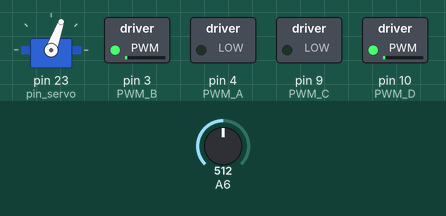
The sketch below on a simulated Arduino Mega 2560, built with avr-gcc and run on an emulated ATmega2560. Parts: servo, switched loads named in the sketch (green lamp = pin HIGH). The test bench sets the inputs (shaded band); at power-on: A6 = 512. Pins used as bus, display or sensor lines are not drawn; what the sketch prints to the serial monitor is not drawn.

Above: at 0.1 s.
Timing chart, 0 to 1.6 s (numbered marks = the images above):
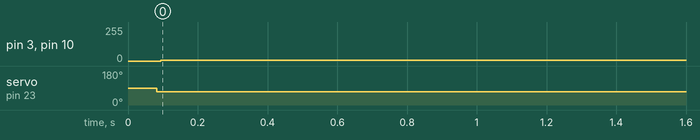

Measured:
- by itself, pin 3 (PWM_B), pin 10 (PWM_D): 0/255 → 4/255 at 0.09 s
- by itself, servo on pin 23 (pin_servo): 90° → 70° at 0.08 s

The sketch:

natcar_v1.8.ino
```cpp
#include <Servo.h>
Servo myservo;

//Pin defination
int pin_AO = 22;
int pin_CLK = 20;
int pin_SI = 21;
int pin_servo = 23;
int left_inductor_pin = 19;
int center_inductor_pin = 18;
int right_inductor_pin = 17;
int PWM_A = 4;
int PWM_B = 3;
int PWM_C = 9;
int PWM_D = 10;


//Speed Parameters
const int topSpeed = 120;


//Steering Parameters
float skp = 1;//speed Kp
float skd = 0;//speed Kd

float kp = 0.9;//angle Kp
float kd = 0;//angle Kd
const int midPosition = 45;
const int range = 25;

float angle;
float prev_angle = 45;

int left;
int right;
int prevl;
int prevr;

//Cam setting
int CAM_state;
int pixels[128];
int CAMmid = 58;
int CAM_position;
int PRE_CAM_positionl;

void setup()
{
  pinMode(PWM_A, OUTPUT);
  pinMode(PWM_B, OUTPUT);
  pinMode(pin_CLK, OUTPUT);
  pinMode(pin_SI,OUTPUT);
  pinMode(pin_AO, INPUT);
  pinMode(pin_servo, OUTPUT);
  Serial.begin(9600);
  myservo.attach(pin_servo);
  left = 0;
  right = 0;
}


void loop()
{
  initialCam();
  readCam();
  CamPos();
  ServoControl();
  MotorControl();
  delay(10);
  printCAM();
  //printControl();
  Serial.print("\n");
}

void printControl()
{

  Serial.print("camstate: | ");
  Serial.print(CAM_state);
}


void printCAM()
{
  Serial.print(" cam | ");
  Serial.print(CAM_state);
  Serial.print("|");
  Serial.print(CAM_position);

  //Serial.print(PRE_CAM_positionl);
}


void MotorControl()
{
  prevl = left;
  prevr = right;
  left = topSpeed - abs(CAM_position)*2  ;//deceleration here!!!!!!
  left = left*skp + skd* (left - prevl);
     //left = 0;
  right = left;
  Serial.print(" L |");
  Serial.print(left);
  Serial.print(" R |");
  Serial.print(right);
  analogWrite(PWM_A, 0);
  analogWrite(PWM_B, left);
  analogWrite(PWM_C, 0);
  analogWrite(PWM_D, right);
}

void ServoControl()
{
  prev_angle = angle;
  angle = -CAM_position/1.5+45;//here!!!!!!!!!!!!!!!!!!
  angle = kp*angle + kd * (angle - prev_angle);
  angle = max(midPosition-range, angle);
  angle = min(midPosition+range, angle);
  Serial.print(" angle |  ");
  Serial.print(angle);
  myservo.write(int(angle));
}

void initialCam()
{
  digitalWrite(pin_SI, HIGH);
  digitalWrite(pin_CLK, HIGH);
  digitalWrite(pin_SI, LOW);
  digitalWrite(pin_CLK, LOW);
}


void readCam()
{
  initialCam();
  for(int i = 0; i < 128; i++)
  {
    digitalWrite(pin_CLK, HIGH);
    pixels[i] = analogRead(pin_AO);
    digitalWrite(pin_CLK, LOW);
    Serial.print(pixels[i]/70);
    //Serial.print(" ");
  }
  Serial.print("\n");
}

void CamPos()
{

  int head, tail, midPoint;
  int maxDiff = 0;
  int minDiff = 0;
  int diff;


  for(int i = 0; i < 127; i++)
  {
    diff = pixels[i+ 1] - pixels[i];

    if (diff < minDiff)
    {
      tail = i;
      minDiff = diff;
    }

    if (diff > maxDiff)
    {
      head = i;
      maxDiff = diff;
    }
  }
    midPoint = (head + tail)/2;

    if(pixels[midPoint] > 200)
    {
      CAM_state = 1;
      PRE_CAM_positionl = CAM_position;
      CAM_position = midPoint-CAMmid;
    }
    else
    {
      CAM_state = 0;
    }
}
```
